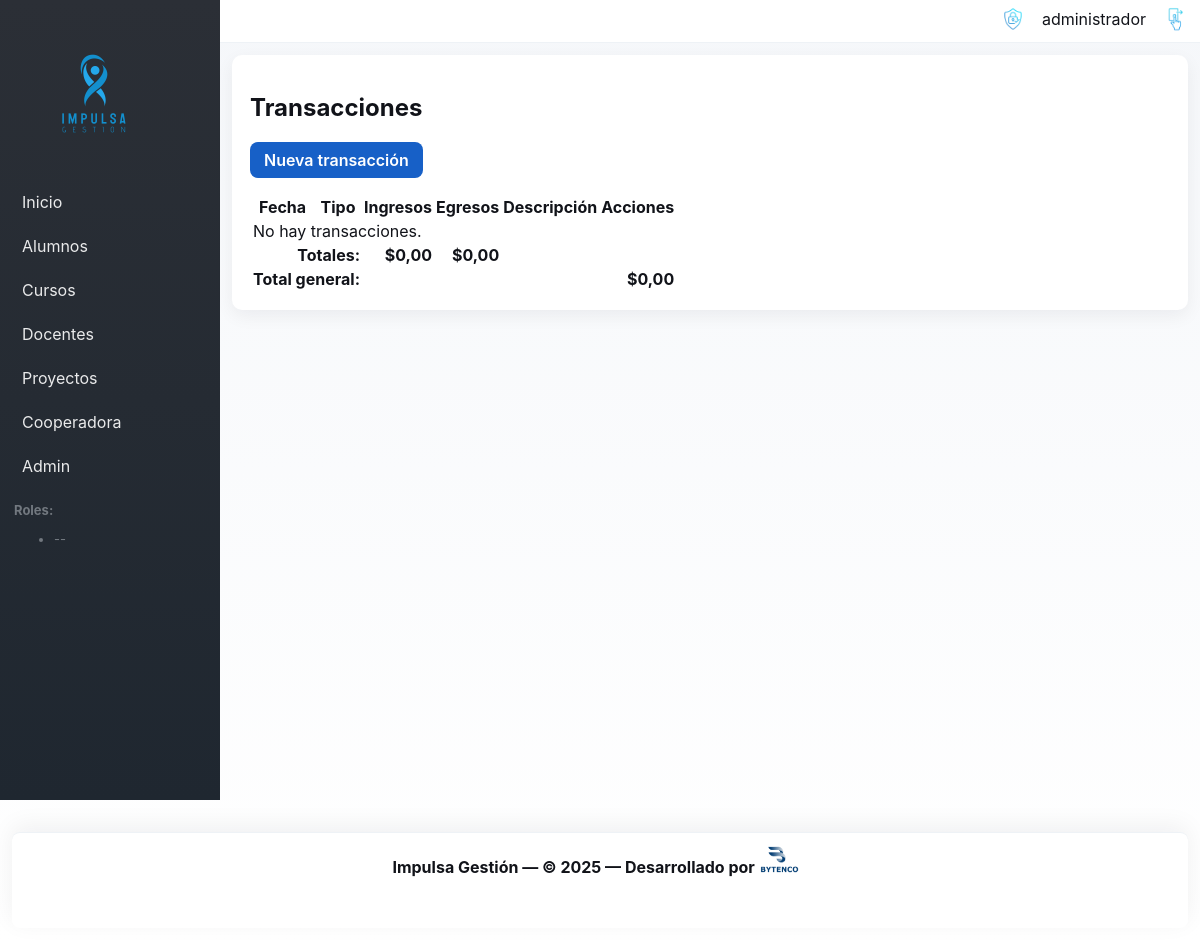
The app's page /cooperadora/transactions/ (signed in), older data.
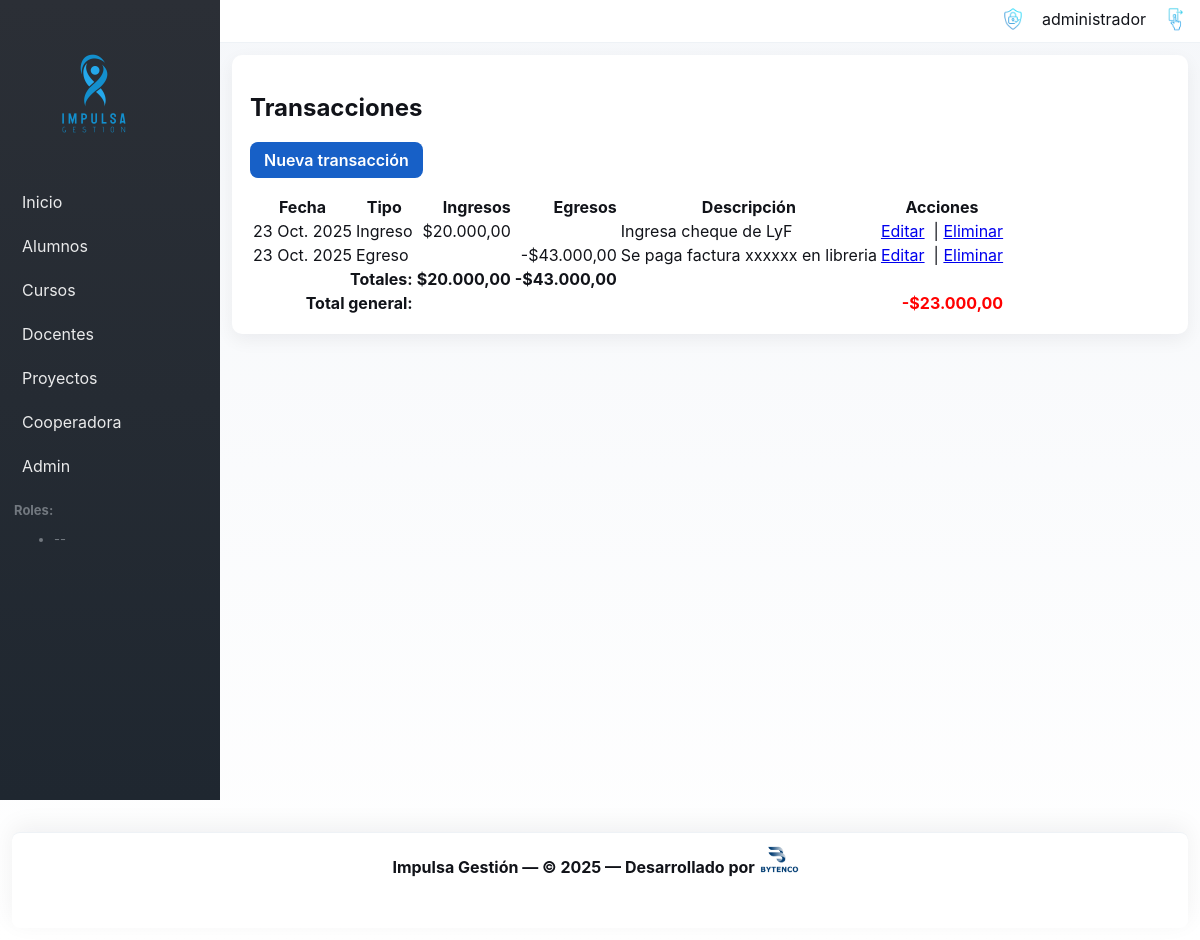
The same page, newer data.
### cooperadora/models.py (models this page shows, shortened)
class Transaction(models.Model):
    INCOME = 'IN'
    EXPENSE = 'EX'
    ADJUSTMENT = 'AJ'
    TYPE_CHOICES = [
        (INCOME, 'Ingreso'),
        (EXPENSE, 'Egreso'),
        (ADJUSTMENT, 'Ajuste'),
    ]
    date = models.DateField()
    type = models.CharField(max_length=2, choices=TYPE_CHOICES)
    amount = models.DecimalField(max_digits=12, decimal_places=2)
    description = models.TextField(blank=True)
    class Meta:
        permissions = [
            ("manage_adjustments", "Can add/change adjustments"),
        ]

### cooperadora/views.py (the view, shortened to what this page needs)
# urls.py: path('transactions/', views.TransactionListView.as_view(), name='transaction_list'),
class TransactionListView(LoginRequiredMixin, PermissionRequiredMixin, ListView):
    model = Transaction
    template_name = 'cooperadora/transaction_list.html'
    context_object_name = 'transactions'
    permission_required = 'cooperadora.view_transaction'
    def get_context_data(self, **kwargs):
        ctx = super().get_context_data(**kwargs)
        qs = self.get_queryset().order_by('date')
        from decimal import Decimal
        rows = []
        total_income = Decimal('0')
        total_expense = Decimal('0')
        for t in qs:
            amt = t.amount
            income_col = None
            expense_col = None
            if t.type == Transaction.INCOME:
                income_col = amt
                total_income += Decimal(amt)
            elif t.type == Transaction.EXPENSE:
                expense_col = -Decimal(amt)
                total_expense += -Decimal(amt)
            rows.append({
                'pk': t.pk,
                'date': t.date,
                'type': t.get_type_display(),
                'income': income_col,
                'expense': expense_col,
                'description': t.description or '',
            })
        total_general = total_income + total_expense
        ctx.update({
            'rows': rows,
            'total_income': total_income,
            'total_expense': total_expense,
            'total_general': total_general,
        })
        return ctx

### cooperadora/templatetags/money_filters.py (called while the page is built)
@register.filter()
def money(value, currency='ARS'):
    try:
        val = float(value)
    except Exception:
        return value
    symbols = {
        'ARS': '$',
        'USD': 'US$'
    }
    symbol = symbols.get(str(currency).upper(), str(currency))
    negative = val < 0
    val = abs(val)
    s = f"{val:,.2f}"
    s = s.replace(',', 'X').replace('.', ',').replace('X', '.')
    if negative:
        return f"-{symbol}{s}"
    return f"{symbol}{s}"

### templates/cooperadora/transaction_list.html (shortened to what this page needs)
{% extends 'base.html' %}
{% block content %}
<h2>Transacciones</h2>
{% load money_filters %}
<p>
  {% if perms.cooperadora.add_transaction %}
    <a class="btn" href="{% url 'cooperadora:transaction_add' %}">Nueva transacción</a>
  {% endif %}
</p>
<table class="table">
  <thead>
    <tr>
      <th>Fecha</th>
      <th>Tipo</th>
      <th style="text-align:right">Ingresos</th>
      <th style="text-align:right">Egresos</th>
      <th>Descripción</th>
      <th>Acciones</th>
    </tr>
  </thead>
  <tbody>
    {% for r in rows %}
      <tr>
        <td>{{ r.date }}</td>
        <td>{{ r.type }}</td>
  <td style="text-align:right">{% if r.income %}{{ r.income|money }}{% else %}&nbsp;{% endif %}</td>
  <td style="text-align:right">{% if r.expense %}{{ r.expense|money }}{% else %}&nbsp;{% endif %}</td>
        <td>{{ r.description }}</td>
        <td>
          {% if perms.cooperadora.change_transaction %}
            <a href="{% url 'cooperadora:transaction_edit' r.pk %}">Editar</a>
          {% endif %}
          {% if perms.cooperadora.delete_transaction %}
            &nbsp;|&nbsp;<a href="{% url 'cooperadora:transaction_delete' r.pk %}">Eliminar</a>
          {% endif %}
        </td>
      </tr>
    {% empty %}
      <tr><td colspan="6">No hay transacciones.</td></tr>
    {% endfor %}
  </tbody>
  <tfoot>
    <tr>
      <td colspan="2" style="text-align:right"><strong>Totales:</strong></td>
  <td style="text-align:right"><strong>{{ total_income|money }}</strong></td>
  <td style="text-align:right"><strong>{{ total_expense|money }}</strong></td>
      <td colspan="2"></td>
    </tr>
    <tr>
      <td colspan="2" style="text-align:right"><strong>Total general:</strong></td>
      <td colspan="4" style="text-align:right">
        {% if total_general < 0 %}
          <strong style="color:red">{{ total_general|money }}</strong>
        {% else %}
          <strong>{{ total_general|money }}</strong>
        {% endif %}
      </td>
    </tr>
  </tfoot>
</table>
{% endblock %}

### templates/base.html (shortened to what this page needs)
{% load static %}
<!doctype html>
<html lang="es">
  <head>
    <link rel="stylesheet" href="{% static 'css/site.css' %}">
  </head>
  <body>
    <div class="layout">
  <aside class="sidebar" id="site-sidebar" aria-hidden="true">
        <div class="sidebar-brand">
          <a href="/"><img src="{% static 'FullLogo_Transparent.png' %}" alt="Impulsa"/></a>
        </div>
        <nav class="sidebar-nav">
          <a href="/">Inicio</a>
          {% if user.is_authenticated and user.is_superuser or user.is_authenticated and 'students.view_student' in user_perms %}
            <a href="/students/">Alumnos</a>
          {% endif %}
          {% if user.is_authenticated and user.is_superuser or user.is_authenticated and 'courses.view_course' in user_perms %}
            <a href="/courses/">Cursos</a>
          {% endif %}
          {% if user.is_authenticated and user.is_superuser or user.is_authenticated and 'teachers.view_teacher' in user_perms %}
            <a href="/teachers/">Docentes</a>
          {% endif %}
          {% if user.is_authenticated and user.is_superuser or user.is_authenticated and 'projects.view_project' in user_perms %}
            <a href="/projects/">Proyectos</a>
          {% endif %}
          {% if user.is_authenticated and user.is_superuser or user.is_authenticated and 'cooperadora.view_transaction' in user_perms %}
            <a href="/cooperadora/">Cooperadora</a>
          {% endif %}
          {% if user.is_superuser %}
            <a href="/admin/">Admin</a>
          {% endif %}
        </nav>
        <div class="sidebar-roles">
          {% if user.is_authenticated %}
            <strong>Roles:</strong>
            <ul>
              {% for r in user_roles %}<li>{{ r }}</li>{% empty %}<li>--</li>{% endfor %}
            </ul>
          {% endif %}
        </div>
      </aside>
      <div class="main-area">
        <header class="topbar">
          <div class="container topbar-inner">
            <div class="top-actions">
              <div class="user-menu">
                  {% if user.is_authenticated %}
                    <div class="user-auth">
                      <img src="{% static 'Acceso_garantizado.png' %}" alt="Acceso garantizado" class="accesso-icon" aria-hidden="true"/>
                      <span class="user-name">{{ user.username }}</span>
                      <a href="{% url 'core:logout' %}" title="Salir" class="logout-link">
                        <img src="{% static 'Salir.png' %}" alt="Salir" class="logout-icon" />
                      </a>
                    </div>
                  {% else %}
                    <a href="{% url 'core:login' %}" title="Ingresar">
                      <img src="{% static 'Accesso.png' %}" alt="Ingresar" class="login-icon" />
                    </a>
                  {% endif %}
                </div>
            </div>
          </div>
        </header>
        <main class="container content-area">
          {% block content %}{% endblock %}
        </main>
      </div>
    </div>
    <footer class="site-footer">
      <div class="container">
        <p>
          Impulsa Gestión — &copy; 2025 — Desarrollado por
          <a href="https://www.bytenco.com.ar" target="_blank" rel="noopener noreferrer" class="bytenco-credit" aria-label="Bytenco">
            <img src="{% static 'Bytenco_reducido.png' %}" alt="Bytenco" class="bytenco-logo"/>
          </a>
        </p>
      </div>
    </footer>
  </body>
</html>

### static/css/site.css (style rules this page uses)
:root { --gray-900:#111319; --gray-700:#2b2f36; --gray-500:#72787f; --blue-800:#0b3d91; --blue-600:#1760c7; --sky-400:#56c3ff; --accent:#56c3ff; --muted:#f5f7fa; }
* { box-sizing:border-box }
body { margin:0; font-family: Inter, system-ui, -apple-system, "Segoe UI", Roboto, "Helvetica Neue", Arial; background: linear-gradient(180deg,var(--muted),#ffffff); color:var(--gray-900); padding-bottom:140px; }
.container { max-width:1100px; margin:0 auto; padding:20px; }
.layout { display:flex;min-height:100vh }
.sidebar { width:220px; background:linear-gradient(180deg,var(--gray-700), #1f2730); color:white; padding:18px 14px; }
.sidebar-brand { padding:12px 0;display:flex;align-items:center;gap:8px }
.sidebar-brand img { height:128px;display:block }
.sidebar-nav { display:flex;flex-direction:column;gap:8px;margin-top:14px }
.sidebar-nav a { color:rgba(255,255,255,0.9);text-decoration:none;padding:8px;border-radius:6px }
.sidebar-roles { margin-top:18px;font-size:13px;color:var(--gray-500) }
.main-area { flex:1;display:flex;flex-direction:column }
.topbar { background:white;border-bottom:1px solid #eef2f6;position:sticky;top:0;z-index:1200 }
.topbar .container { padding-left:12px;padding-right:12px;padding-top:6px;padding-bottom:6px }
.topbar-inner { display:flex;align-items:center;justify-content:space-between;padding:0 }
.top-actions { display:flex;gap:12px;align-items:center }
.user-menu a { display:inline-flex;align-items:center;gap:8px }
.accesso-icon { height:26px;vertical-align:middle;margin-right:8px }
.logout-icon { height:26px;vertical-align:middle;margin-left:8px;filter:brightness(0.9) }
.user-auth { display:inline-flex;align-items:center;gap:8px }
.notif-icon, .login-icon, .bytenco-logo, .accesso-icon, .logout-icon { transition: transform .12s ease, filter .12s ease, opacity .12s ease; will-change: transform, filter, opacity; }
.content-area { background:white;margin:12px;border-radius:10px;padding:18px;box-shadow:0 6px 18px rgba(16,24,40,0.06) }
.site-footer { margin-top:12px; padding:14px 0; text-align:center; color:var(--gray-700); background:white; position:fixed; left:12px;right:12px;bottom:12px; height:96px; border-top:1px solid #eef2f6; z-index:9999; padding:12px 20px; border-radius:8px; box-shadow:0 -6px 24px rgba(16,24,40,0.06); }
.site-footer .container { display:flex;align-items:center;justify-content:center;gap:10px;padding:0 }
.site-footer p { margin:0;color:var(--gray-900);font-weight:700;font-size:16px;white-space:normal }
.site-footer a.bytenco-credit { display:inline-flex;align-items:center;gap:8px;color:var(--blue-600);text-decoration:none }
.site-footer img.bytenco-logo { height:28px }
.bytenco-logo { height:18px;vertical-align:middle;margin-right:8px;filter:brightness(0.95) }
.bytenco-credit { color:var(--gray-500);text-decoration:none }
h1,h2 { color:var(--gray-900) }
.btn { display:inline-block; padding:8px 14px; border-radius:8px; background:var(--blue-600); color:white; text-decoration:none; font-weight:600; }

Row changes from the older to the newer data that the page shows:
added Transaction: date "23 Oct. 2025", income "$20.000,00", description "Ingresa cheque de LyF"
added Transaction: date "23 Oct. 2025", description "Se paga factura xxxxxx en libreria"
Text that changed along with them:
{{ total_income|money }}: "$0,00" → "$20.000,00"
{{ total_expense|money }}: "$0,00" → "-$43.000,00"
{{ total_general|money }}: (not shown) → "-$23.000,00"
{{ total_general|money }}: "$0,00" → (not shown)
new list line: "Ingreso Editar | Eliminar"
new list line: "Egreso -$43.000,00 Editar | Eliminar"
text no longer shown: "No hay transacciones."
